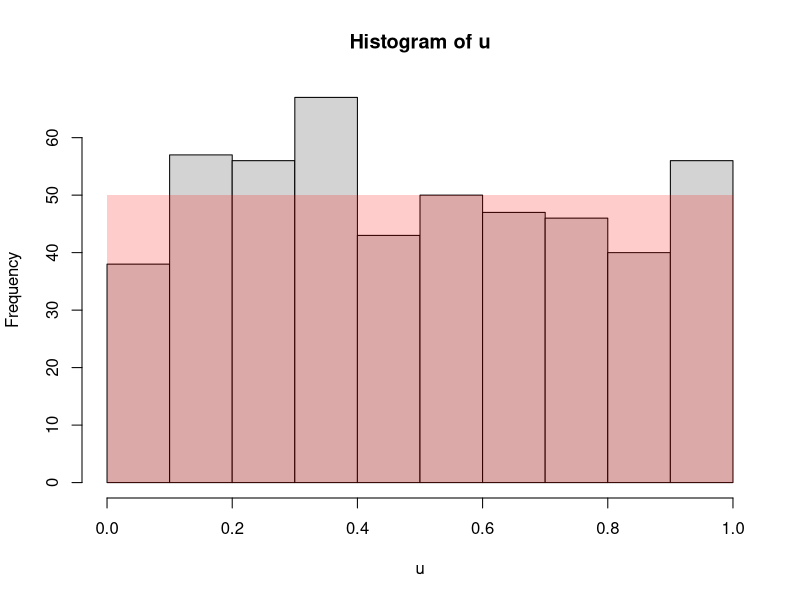
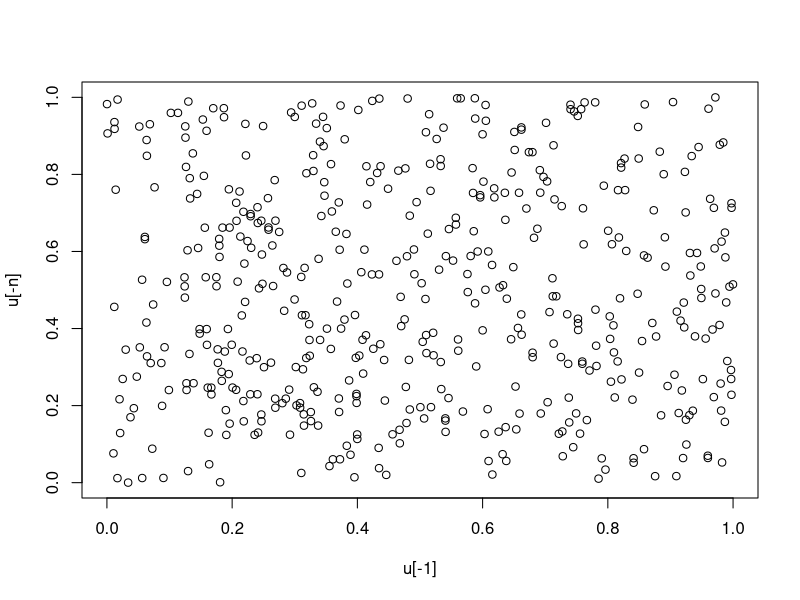
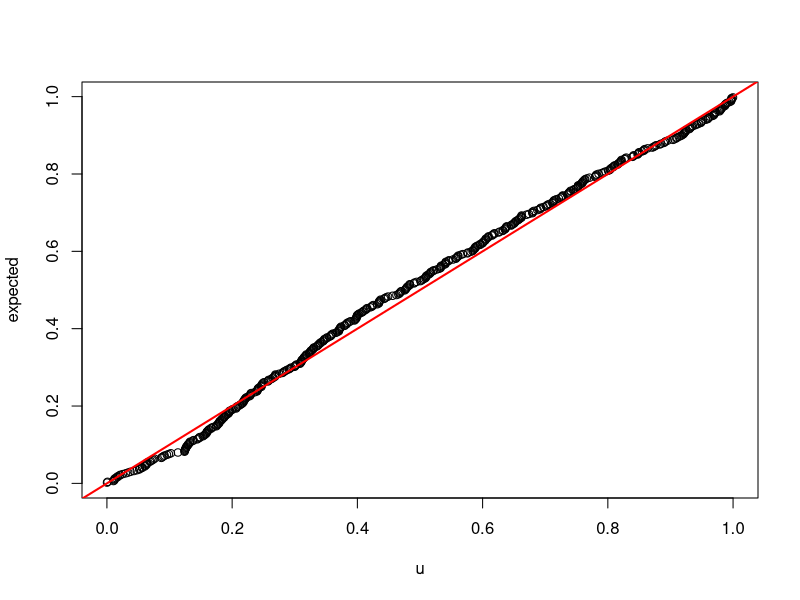
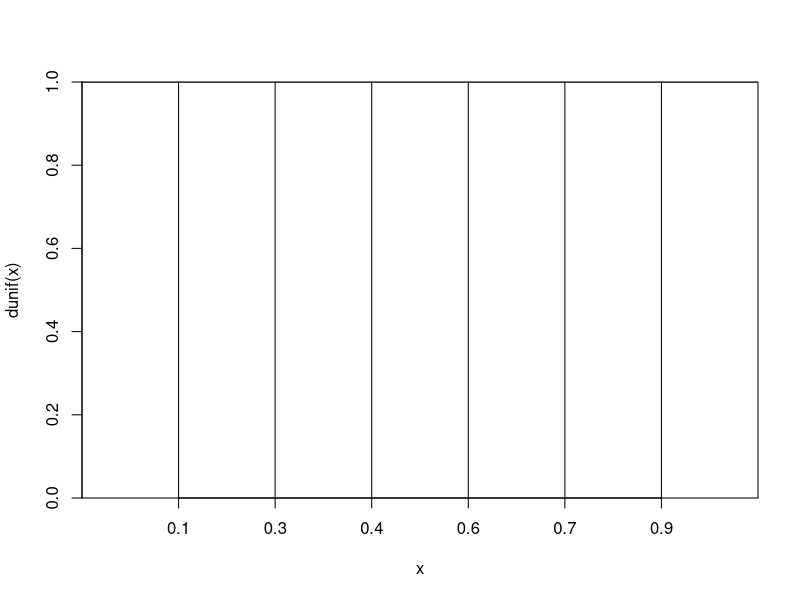
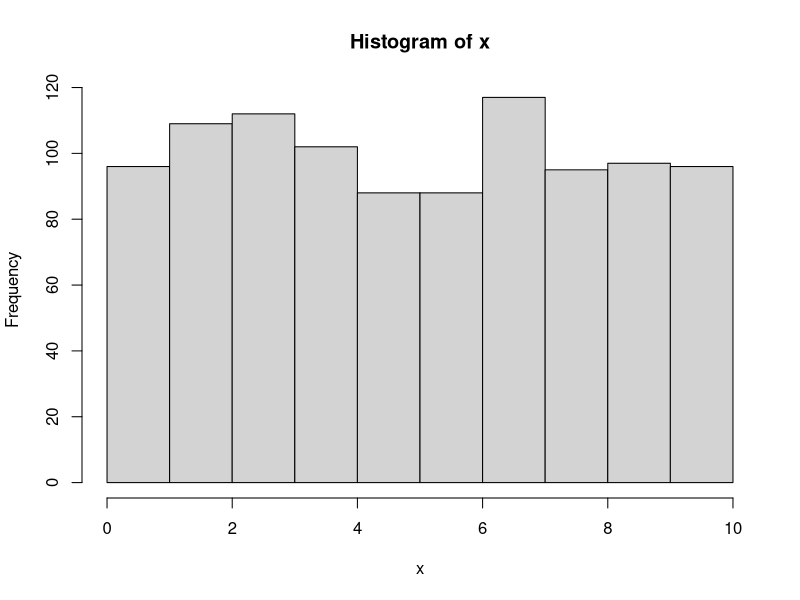
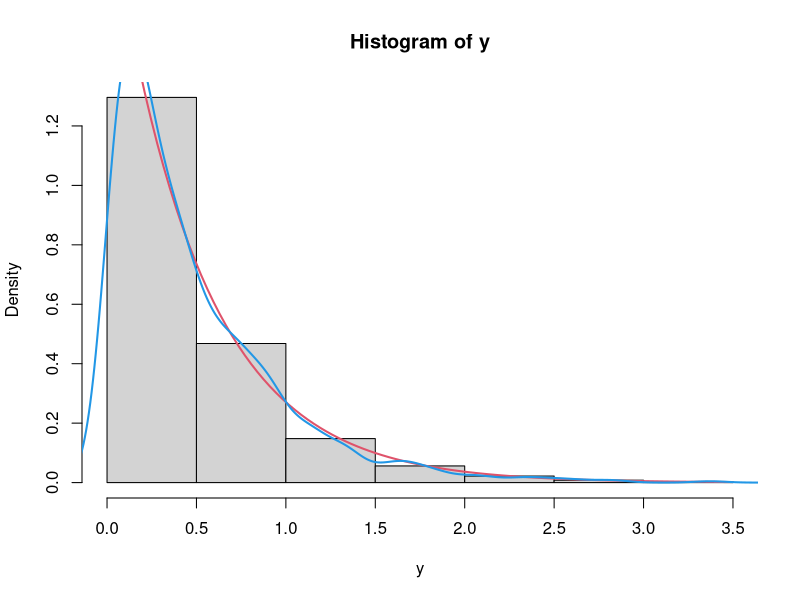

Source code (R) for these figures, in order:
# random number generation

## Multiplicative congruential generator
m <- 7
a <- 3
seed <- 2

xi <- seed
n <- 7
x <- numeric(n)
for (i in 1:n) {
  xi <-  (a*xi) %% m ## note %% is the modulo operator
  x[i] <- xi
}
u <- x/m
x
u

MCG <- function(n, m, a, seed, b=0) {
  x <- rep(NA, n)
  xi <- seed
  for(i in 1:n) {
    x[i] <- xi <- (a*xi + b) %% m
  }
  return(x/m)
}

## longer
m <- 29241;  a <- 171; seed <- 3; 
xi <- seed; n <- 7
x <- numeric(n)
for (i in 1:n) {
  xi <-  (a*xi) %% m
  x[i] <- xi
}
x/m
MCG(7, 29241, 171, 3)

## using prime m
m <- 30269;  a <- 171; seed <-  27218; 
xi <- seed; n <- 500
x <- numeric(n)
for (i in 1:n) {
  xi <-  (a*xi) %% m
  x[i] <- xi
}
u <- x/m
u[1:20]
# MCG(500, 30269, 171, 27218)

## checking if this sequence would be a reasonable realisation 
## of uniform random variables
nbins <- 10
h <- hist(u, breaks = nbins)
ecount <- n/nbins # expected number in a bin
rect(0, 0, 1, ecount,
     border = NA, col = rgb(1, 0, 0, alpha = .2))

plot(u[-1], u[-n])

expected <- (1:n)/(n+1)
qqplot(u,expected)
abline(0,1,col="red",lwd=2)

p <- (1:6)/7
q <- p
curve(dunif, 0, 1, yaxs="i", xaxs="i", xaxt="n", ylim=c(0,1))
for (qi in q) lines(c(qi,qi), c(0, dunif(qi)))
axis(1,at=q, labels=round(q,1))

## conduct a chi-squared goodness-of-fit test
h$counts
(h$counts - ecount)^2/ecount
cstat <- sum((h$counts - ecount)^2/ecount)
pchisq(cstat, nbins-1,  lower.tail = FALSE)

# equivalent to
chisq.test(h$counts)

## discrete uniform
r <- runif(1000)
x <- ceiling(r*10)
table(x)
table(x)/1000 # compare observed and expected frequencies

hist(x, breaks = 0:10)
chisq.test(table(x))



## inverse transform theorem
inversion <- function(n, inv_func, ...) {
  u <- runif(n)
  return(inv_func(u, ...))
}

exp_inv <- function(u, lambda=1) {
  -(log(u))/lambda
}

lambda <- 2
n <- 1000
y <- inversion(n, exp_inv, lambda=lambda)
hist(y, prob = TRUE)
curve(dexp(x, lambda), add = TRUE, col = 2, lwd = 2)
lines(density(y), col = 4, lwd = 2)
mean(y)
## or y <- rexp(n, 2)

weibull_inv <- function(u, lambda=1, a=1) { # can be used in conjunction with the basic inversion function
  exp_inv(u, lambda)^(1/a)
} # see ?rweibull
inversion(10, weibull_inv, 2, 3)

gamma_int_inv <- function(n, k, lambda) { # a little more complicated, and only works for integer valued k
  inv_exp <- function(n, lambda) {
    -log(runif(n))/lambda
  }
  x <- matrix(inv_exp(n=n*k,lambda=lambda),ncol=k)
  rowSums(x)
} # see ?rgamma
gamma_int_inv(100, 10, 4)

unif_inv <- function(u, a, b) {
  a + (b - a) * u
}
inversion(10, unif_inv, a=1, b=3)
## runif(10, 1, 3)



## Monte Carlo integration
u <- runif(10000)
mean(u^4)

mcInt <- function(g, a, b, n = 10000) {
  u <- runif(n, a, b)
  return(mean(g(u))*(b-a))
}

mcInt(sin, 1, 2)
cos(1) - cos(2)
mcInt(sin, 1, 2, 10000000)

## Other random numbers
x <- rexp(100000)
g <- function(x) exp(-(x+1)^2)
mean(g(x)/dexp(x))
(1-pnorm(1,sd=1/sqrt(2)))*sqrt(pi)